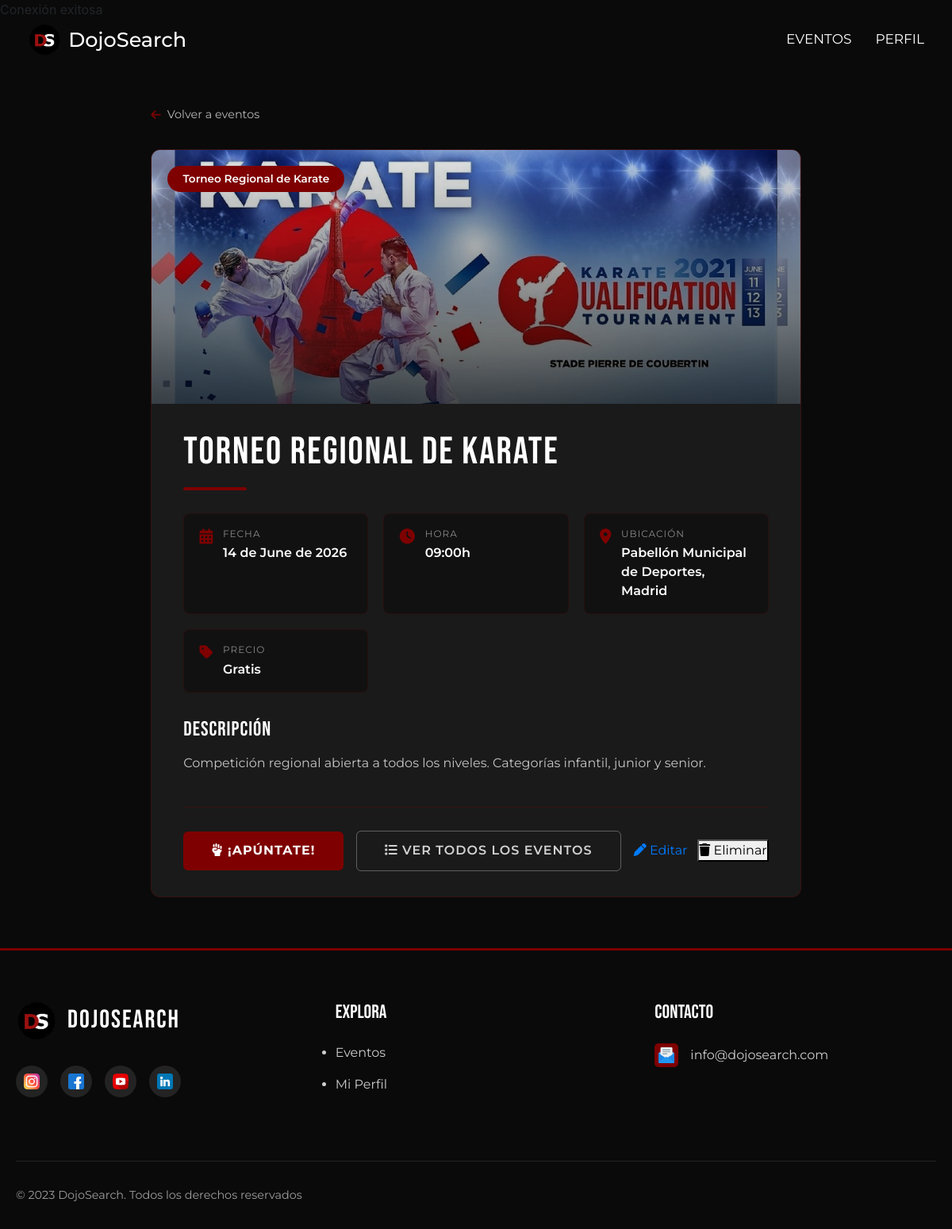
Screenshot of /views/php/detail.php?id=1 (signed in) with the database file from the repository.
### tables this page shows
CREATE TABLE IF NOT EXISTS events (
    id          INT UNSIGNED    NOT NULL AUTO_INCREMENT,
    name        VARCHAR(150)    NOT NULL,
    description TEXT            NULL,
    date        DATETIME        NOT NULL,
    location    VARCHAR(200)    NULL,
    PRIMARY KEY (id)
);

### views/php/detail.php (the view, shortened to what this page needs)
<?php
require_once '../../controllers/UserController.php';
$id = isset($_GET['id']) ? (int) $_GET['id'] : 0;
try {
    $stmt = $conn->prepare("SELECT * FROM events WHERE id = :id");
    $stmt->bindParam(':id', $id, PDO::PARAM_INT);
    $stmt->execute();
    $event = $stmt->fetch(PDO::FETCH_ASSOC);
} catch (PDOException $e) {
    $event = null;
}
?>
<!DOCTYPE html>
<html lang="es">
<head>
  <link rel="stylesheet" href="../assets/css/style.css">
  <link rel="stylesheet" href="../assets/css/events.css">
  <link rel="stylesheet" href="https://cdnjs.cloudflare.com/ajax/libs/font-awesome/6.4.0/css/all.min.css">
  <link href="https://cdn.jsdelivr.net/npm/bootstrap@4.5.0/dist/css/bootstrap.min.css" rel="stylesheet">
</head>
<body>
  <div id="navbar">
    <div class="logo-container">
      <a href="../php/index.php" class="logo-link">
        <img src="../assets/images/logoDS.png" alt="Logo" class="logo" />
        <h2>DojoSearch</h2>
      </a>
    </div>
    <nav class="nav-menu">
      <a href="../php/events.php">EVENTOS</a>
      <a href="<?php echo isset($_SESSION['user']) ? ($_SESSION['user']['is_admin'] ? 'userAdmin.php' : 'userUser.php') : 'login.php'; ?>">PERFIL</a>
    </nav>
  </div>
  <div class="detail-wrapper">
    <a href="events.php" class="detail-back">
      <i class="fas fa-arrow-left"></i> Volver a eventos
    </a>
    <div class="detail-card">
      <div class="detail-image-wrap">
        <img src="../assets/images/events/event<?php echo $event['id']; ?>.jpg" alt="<?php echo htmlspecialchars($event['name']); ?>">
        <div class="detail-image-overlay"></div>
        <span class="detail-badge"><?php echo htmlspecialchars($event['name']); ?></span>
      </div>
      <div class="detail-body">
        <h1 class="detail-title"><?php echo htmlspecialchars($event['name']); ?></h1>
        <div class="detail-divider"></div>
        <div class="detail-meta-grid">
          <div class="detail-meta-item">
            <i class="fas fa-calendar-alt"></i>
            <div>
              <div class="detail-meta-label">Fecha</div>
              <div class="detail-meta-value">
                <?php echo date('d \d\e F \d\e Y', strtotime($event['date'])); ?>
              </div>
            </div>
          </div>
          <div class="detail-meta-item">
            <i class="fas fa-clock"></i>
            <div>
              <div class="detail-meta-label">Hora</div>
              <div class="detail-meta-value">
                <?php echo date('H:i', strtotime($event['date'])); ?>h
              </div>
            </div>
          </div>
          <div class="detail-meta-item">
            <i class="fas fa-map-marker-alt"></i>
            <div>
              <div class="detail-meta-label">Ubicación</div>
              <div class="detail-meta-value">
                <?php echo htmlspecialchars($event['location'] ?? 'Por confirmar'); ?>
              </div>
            </div>
          </div>
          <div class="detail-meta-item">
            <i class="fas fa-tag"></i>
            <div>
              <div class="detail-meta-label">Precio</div>
              <div class="detail-meta-value">Gratis</div>
            </div>
          </div>
        </div>
        <h2 class="detail-section-title">Descripción</h2>
        <p class="detail-description">
          <?php echo nl2br(htmlspecialchars($event['description'] ?? 'Sin descripción disponible.')); ?>
        </p>
        <div class="detail-actions">
          <button class="btn-enroll">
            <i class="fas fa-fist-raised"></i> ¡Apúntate!
          </button>
          <a href="events.php" class="btn-back-bottom">
            <i class="fas fa-list"></i> Ver todos los eventos
          </a>
          <?php if (!empty($_SESSION['user']) && $_SESSION['user']['is_admin']): ?>
            <div class="admin-actions">
              <a href="./manageEvents.php?id=<?php echo $event['id']; ?>" class="btn-edit">
                <i class="fas fa-pen"></i> Editar
              </a>
              <form action="/../../controllers/EventController.php" method="POST" style="display:inline;">
                <button type="submit" class="btn-delete"
                  onclick="return confirm('¿Seguro que quieres eliminar este evento?');">
                  <i class="fas fa-trash"></i> Eliminar
                </button>
              </form>
            </div>
          <?php endif; ?>
        </div>
      </div>
    </div>
  </div>
  <footer class="martial-footer">
    <div class="footer-container">
      <div class="footer-grid">
        <div class="footer-column">
          <div class="footer-brand">
            <img src="../assets/images/logoDS.png" alt="DojoSearch Logo" class="footer-logo">
            <h3 class="footer-title">DojoSearch</h3>
          </div>
          <div class="social-links">
            <a href="#" class="social-icon" aria-label="Instagram">
              <img src="../assets/images/social-media/instagram.png" alt="Instagram">
            </a>
            <a href="#" class="social-icon" aria-label="Facebook">
              <img src="../assets/images/social-media/facebook.png" alt="Facebook">
            </a>
            <a href="#" class="social-icon" aria-label="YouTube">
              <img src="../assets/images/social-media/youtube.png" alt="YouTube">
            </a>
            <a href="#" class="social-icon" aria-label="LinkedIn">
              <img src="../assets/images/social-media/linkedin.png" alt="LinkedIn">
            </a>
          </div>
        </div>
        <div class="footer-column">
          <h4 class="footer-heading">Explora</h4>
          <ul class="footer-links">
            <li><a href="../php/events.php">Eventos</a></li>
            <li><a href="../php/login.php">Mi Perfil</a></li>
          </ul>
        </div>
        <div class="footer-column">
          <h4 class="footer-heading">Contacto</h4>
          <ul class="contact-info">
            <li>
              <img src="../assets/images/icons/email.png" alt="Email">
              <span>info@dojosearch.com</span>
            </li>
          </ul>
        </div>
      </div>
      <div class="footer-divider"></div>
      <div class="footer-bottom">
        <p class="copyright">&copy; 2023 DojoSearch. Todos los derechos reservados</p>
      </div>
    </div>
  </footer>
</body>
</html>

### views/assets/css/style.css (style rules this page uses)
* { margin: 0; padding: 0; box-sizing: border-box; }
body { font-family: Arial, sans-serif; color: #000; background-color: black !important; }
html, body { display: flex; flex-direction: column; }
#navbar { position: fixed; top: 0; width: 100%; display: flex; justify-content: space-between; align-items: center; padding: 15px 20px; z-index: 1000; background-color: transparent; transition: top 0.3s; }
.logo-container { display: flex; align-items: center; text-decoration: none; }
.logo-container img { height: 40px; margin-right: 10px; }
.logo-container h2 { margin: 0; font-size: 1.5em; color: white; }
.logo-container a { text-decoration: none; display: flex; align-items: center; }
.logo-container a::after { display: none; }
#navbar h2 { margin: 0; font-size: 1.5em; color: white; }
.nav-menu { display: flex; align-items: center; }
#navbar a { color: white; text-decoration: none; padding: 15px; font-size: 17px; position: relative; }
#navbar a::after { content: ""; position: absolute; left: 50%; bottom: -1px; width: 0%; height: 3px; background-color: #7e0000; transition: width 0.3s ease, left 0.3s ease; }
.social-icon { width: 35px; height: 35px; background: rgba(255, 255, 255, 0.1); border-radius: 50%; display: flex; align-items: center; justify-content: center; transition: all 0.3s ease; }
.social-icon img { width: 18px; }
.martial-footer { background: #0a0a0a; color: rgba(255, 255, 255, 0.8); padding: 4rem 0 2rem; border-top: 3px solid #7e0000; }
.footer-container { max-width: 1200px; margin: 0 auto; padding: 0 20px; }
.footer-grid { display: grid; grid-template-columns: repeat(3, 1fr); gap: 3rem; margin-bottom: 3rem; }
.footer-brand { display: flex; align-items: center; gap: 15px; margin-bottom: 2rem; }
.footer-logo { width: 50px; height: auto; }
.footer-title { font-family: 'Bebas Neue', sans-serif; color: #fff; font-size: 2rem; letter-spacing: 2px; margin: 0; }
.social-links { display: flex; gap: 1rem; margin-bottom: 2rem; }
.social-icon { width: 40px; height: 40px; background: rgba(255, 255, 255, 0.1); border-radius: 50%; display: flex; align-items: center; justify-content: center; transition: all 0.3s ease; }
.social-icon img { width: 20px; }
.footer-heading { color: #fff; font-family: 'Bebas Neue', sans-serif; font-size: 1.5rem; margin-bottom: 1.5rem; }
.footer-links li { margin-bottom: 1rem; }
.footer-links a { color: rgba(255, 255, 255, 0.8); text-decoration: none; transition: color 0.3s ease; }
.contact-info li { display: flex; align-items: center; gap: 15px; margin-bottom: 1.5rem; }
.contact-info img { width: 30px; padding: 5px; background: #7e0000; border-radius: 5px; }
.footer-divider { height: 1px; background: rgba(255, 255, 255, 0.1); margin: 2rem 0; }
.footer-bottom { display: flex; justify-content: space-between; align-items: center; flex-wrap: wrap; gap: 1rem; }
.copyright { color: rgba(255, 255, 255, 0.6); font-size: 0.9rem; margin: 0; }

### views/assets/css/events.css (style rules this page uses)
* { margin: 0; padding: 0; box-sizing: border-box; font-family: 'Montserrat', sans-serif; }
body { background-color: #0a0a0a !important; color: rgba(255, 255, 255, 0.9); font-size: 16px; line-height: 1.6; }

### rows the page displays
events: name "Torneo Regional de Karate", date "14 de June de 2026", date "09:00", location "Pabellón Municipal de Deportes, Madrid", description "Competición regional abierta a todos los niveles. Categorías infantil, junior y senior."
